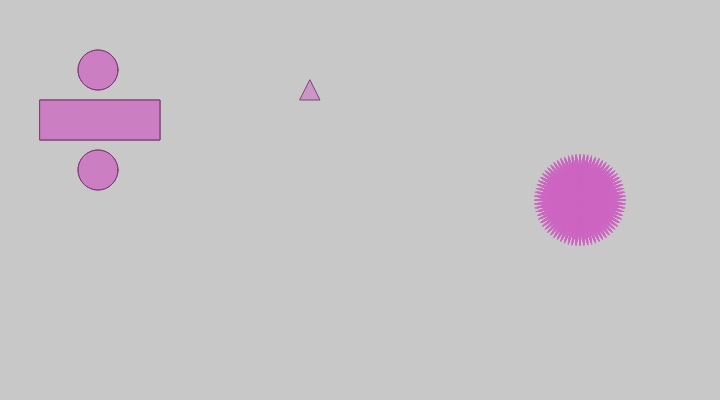
Frame 1 (no input)
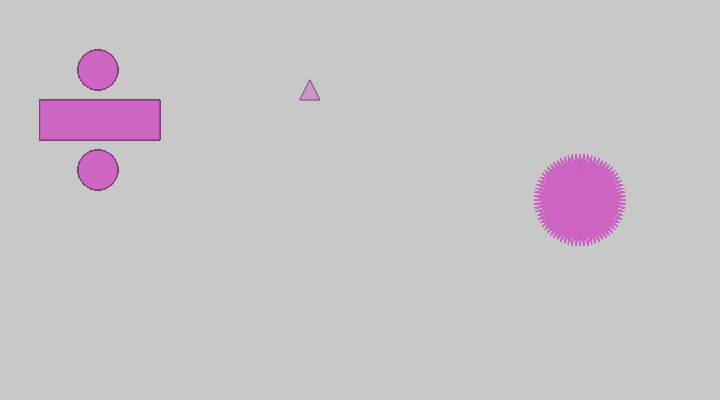
Frame 60 (no input)
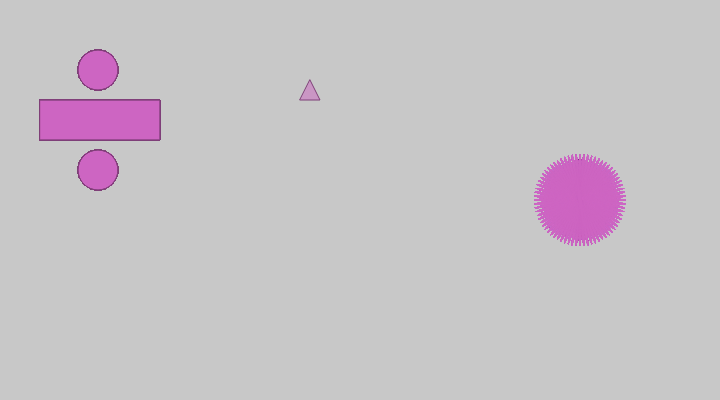
Frame 120 (the mouse pressed at the canvas centre since frame 60)

The p5.js sketch that drew these frames (run headless with seeded random() and noise() and a simulated clock; from frame 60 on, the mouse is pressed at the canvas centre):

// p5.js sketch
// ── sketch.js
function setup() {
  // Create the canvas
  createCanvas(720, 400);
  background(200);

  // Set colors
  fill(204, 101, 192, 127);
  stroke(127, 63, 120);

  // A rectangle
  rect(40, 100, 120, 40);
  // An ellipse
  ellipse(98, 170, 40, 40);
  ellipse(98, 70, 40, 40);
  // A triangle
  triangle(300, 100, 320, 100, 310, 80);

  translate(580, 200);
  noStroke();
  for (let i = 0; i < 360; i ++) {
    ellipse(0, 6, 4, 80);
    rotate(PI/36);
  }
}

// ── pl5.js
function preload()
{}

function setup() {
    // Create the canvas
    canvas = createCanvas(720, 400);
    canvas.center();
    background(200);
  }

  function draw()
  {
      
    // Set colors
    fill(204, 101, 192, 127);
    stroke(127, 63, 120);
  
    // A rectangle
    rect(40, 100, 120, 40);
    // An ellipse
    ellipse(98, 170, 40, 40);
    ellipse(98, 70, 40, 40);
  
    translate(580, 200);
    noStroke();
    for (let i = 0; i < 360; i ++) {
      ellipse(0, 6, 4, 80);
      rotate(PI/36);
    }
  }
  
